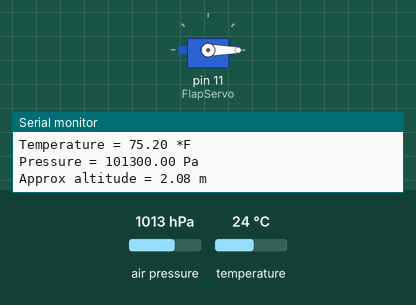
This sketch was run on a simulated Arduino Uno, built with avr-gcc and run on an emulated ATmega328P. On the bench: servo, the last lines printed to the serial monitor. The inputs (shaded band) are chosen by the test bench; at power-on: air pressure 1013 hPa, temperature 24 °C.

Above: at 1.2 s.
1.3 s: air pressure set to 987 hPa
3.2 s: air pressure set to 982 hPa
At 4.8 s:
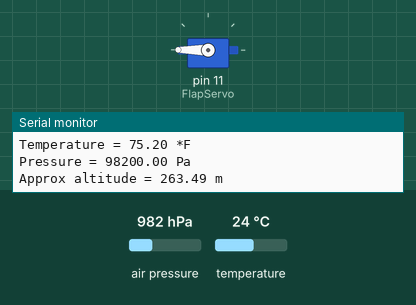
5.6 s: air pressure set to 1000 hPa
At 6.6 s:
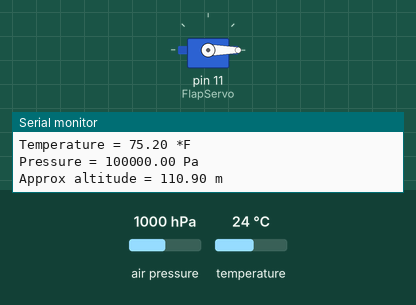
7.6 s: air pressure set to 952 hPa
At 9.6 s:
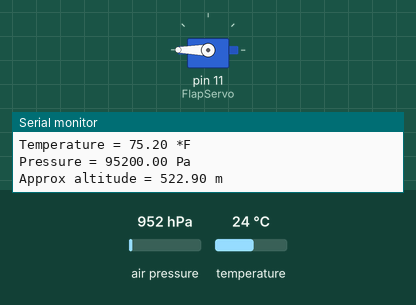
Timing chart, 0 to 10.7 s (numbered marks = the images above; inputs shaded):
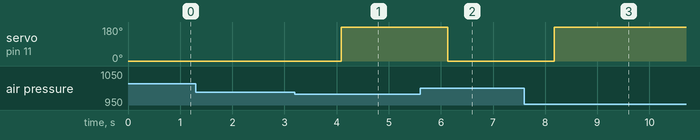

The sketch:

AstroVikings2021.ino
```cpp
//---------------------------------------------------------------------------------------------//Objects------------------------------------------------------------------------------

//Servo--------------------------------------------------------------------------------
#include <Servo.h>
Servo FlapServo;
//Altimeter----------------------------------------------------------------------------
#include <Wire.h>
#include <Adafruit_BMP280.h>
Adafruit_BMP280 bmp; // I2C
//Accelerometer------------------------------------------------------------------------

//---------------------------------------------------------------------------------------------//Constants----------------------------------------------------------------------------
double height = 243.84;//height intending to reach , 243.84m
//int StartDeg = 0;
//int EndDeg = 180;
double Pressure = 1013.25 ; //Default 1013.25; hPa pressure at sea level for location and day (hectopascal)
int i=0;
double ReadSpeed = 2000;
int pos=0;
//------------------------------------------------------------------------------------------------------------------------------------------------------------------------------
void setup()
{
//Servo
FlapServo.attach(11);
//Altimeter

 Serial.begin(9600);
  Serial.println(F("BMP280 test"));

  //if (!bmp.begin(BMP280_ADDRESS_ALT, BMP280_CHIPID)) {
  if (!bmp.begin()) {
    Serial.println(F("Could not find a valid BMP280 sensor, check wiring or "
                     "try a different address!"));
    while (1) delay(10);
  }


bmp.setSampling(Adafruit_BMP280::MODE_NORMAL,     /* Operating Mode. */
                  Adafruit_BMP280::SAMPLING_X2,     /* Temp. oversampling */
                  Adafruit_BMP280::SAMPLING_X16,    /* Pressure oversampling */
                  Adafruit_BMP280::FILTER_X16,      /* Filtering. */
                  Adafruit_BMP280::STANDBY_MS_500); /* Standby time. */
//Accelerometer

}
//---------------------------------------------------------------------------------------------------------------------------------------------------------------------------------
void loop()
{

 if(bmp.readAltitude(Pressure)>=height){
FlapServo.write(180);
 }
 else{
  FlapServo.write(0);
 }


Serial.print(F("Temperature = "));
  Serial.print(bmp.readTemperature());
  Serial.println(" *C");

Serial.print(F("Temperature = "));
  Serial.print((bmp.readTemperature())*(1.8)+(32));
  Serial.println(" *F");

  Serial.print(F("Pressure = "));
  Serial.print(bmp.readPressure());
  Serial.println(" Pa");

  Serial.print(F("Approx altitude = "));
  Serial.print(bmp.readAltitude(Pressure)); /* Adjusted to local forecast!; defualt is 1013.25 */

  Serial.println(" m");

  Serial.println();
  delay(ReadSpeed);


}
```

Measured:
- the behaviour switches between 985 and 984 hPa on air pressure (found by bisection; images 0 and 1)
- after the input at 3.2 s, servo on pin 11 (FlapServo): 0° → 180° after 0.89 s
- after the input at 5.6 s, servo on pin 11 (FlapServo): 180° → 0° after 0.53 s
- after the input at 7.6 s, servo on pin 11 (FlapServo): 0° → 180° after 0.57 s
